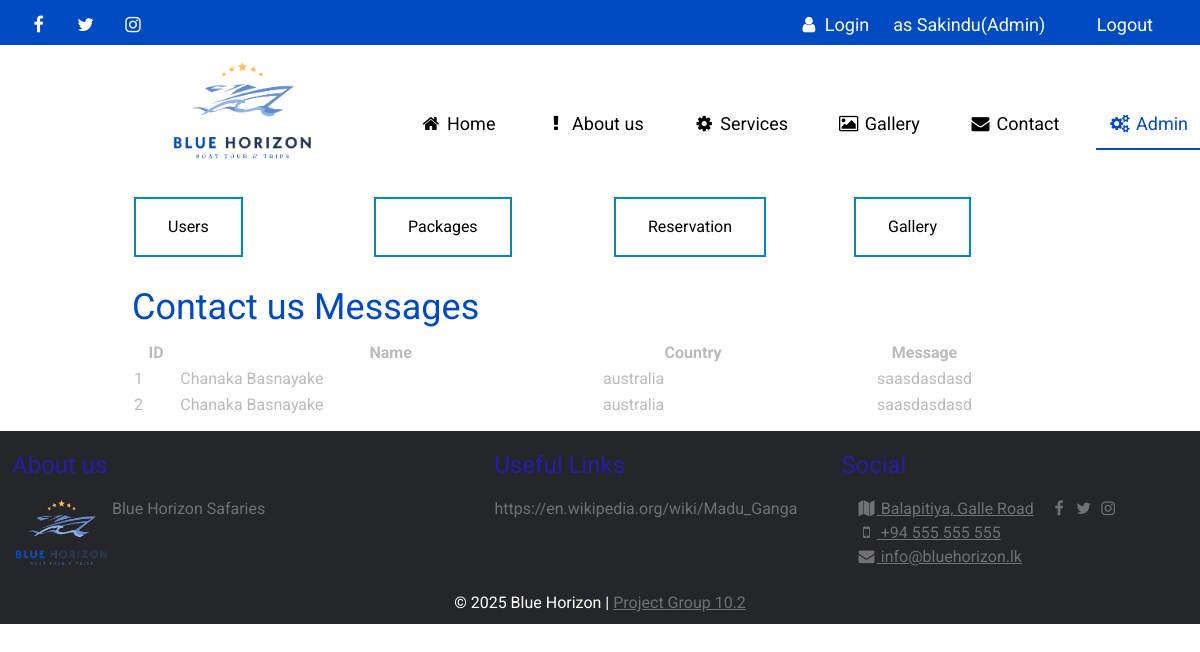
/admin.php (signed in), run on the app's committed database.
### tables this page shows
CREATE TABLE `contact`  (
  `id` int NOT NULL AUTO_INCREMENT,
  `dt` date NULL DEFAULT NULL,
  `fname` varchar(255) NULL DEFAULT NULL,
  `lname` varchar(255) NULL DEFAULT NULL,
  `country` varchar(255) NULL DEFAULT NULL,
  `message` text NULL,
  `ip` varchar(255) NULL DEFAULT NULL,
  `dt_send` datetime(0) NULL DEFAULT NULL,
  PRIMARY KEY (`id`) USING BTREE
);

### mysql.php (called while the page is built, shortened)
<?php
class mySQL
{
    protected $db_name = "bluesaf";
    protected $db_user = "root";
    protected $db_pass = "chanaka";
    protected $db_host = "localhost";
    public function execute($sql) {
        $con = new mysqli( $this->db_host, $this->db_user, $this->db_pass, $this->db_name );
        mysqli_set_charset($con,"utf8");
        $result=mysqli_query($con,$sql);
        return $result;
    }
}

### admin.php (the view, shortened to what this page needs)
<?php
require_once ("mysql.php");
$db=new mySQL();
$sql_c = "SELECT * FROM	contact";
$res_c=$db->execute($sql_c);
?>
<!doctype html>
<html lang="en">
<head>
    <?php include "inc-head.php"; ?>
</head>
<body>
<div class="container">
    <?php include "inc-header.php"; ?>
    <div class="text-content">
        <div class="col-4">
            <a href="user-list.php" class="button button2">Users</a>
        </div>
        <div class="col-4">
            <a href="pack-list.php" class="button button2">Packages</a>
        </div>
        <div class="col-4">
            <a href="book-list.php" class="button button2">Reservation</a>
        </div>
        <div class="col-4">
            <a href="gallery-list.php" class="button button2">Gallery</a>
        </div>
    </div>
    <div class="text-content">
        <div class="col-1">
            <div class="hd-1">Contact us Messages</div>
            <table width="100%">
                <thead>
                <tr>
                    <th>ID</th>
                    <th>Name</th>
                    <th>Country</th>
                    <th>Message</th>
                </tr>
                </thead>
                <tbody>
                <?php
                while ($row_c=mysqli_fetch_array($res_c)){
                    ?>
                    <tr>
                        <td><?=$row_c['id']?></td>
                        <td><?=$row_c['fname']?> <?=$row_c['lname']?></td>
                        <td><?=$row_c['country']?></td>
                        <td align="center"><?=$row_c['message']?></td>
                    </tr>
                    <?php
                }
                ?>
                </tbody>
            </table>
        </div>
    </div>
</div>
<?php include "inc-footer.php"; ?>
</body>
</html>

### css/style.css (style rules this page uses)
* { margin: 0; padding: 0; }
body { margin: 0; overflow-x: hidden; font-family: "Roboto", sans-serif; font-weight: 400; font-style: normal; }
.copy a { color: #717171; }
.hd-1 { font-size: 36px; margin-bottom: 20px; margin-top: 10px; color: #004ac2; }
.text-content { background-color: #ffffff; color: #bbbbbb; display: flex; line-height: 24px; width: 80vw; margin: 0 auto; }
.col-1 { padding: 12px 12px 12px 12px; width: 100%; }
.col-4 { padding: 12px 12px 12px 12px; width: 25%; }

### css/button.css (style rules this page uses)
.button { background-color: #04AA6D; border: none; color: white; padding: 16px 32px; text-align: center; text-decoration: none; display: inline-block; font-size: 16px; margin: 4px 2px; transition-duration: 0.4s; cursor: pointer; }
.button2 { background-color: white; color: black; border: 2px solid #008CBA; }

### data on the page
contact: id "1", fname "Chanaka", lname "Basnayake", country "australia", message "saasdasdasd"
contact: id "2", fname "Chanaka", lname "Basnayake", country "australia", message "saasdasdasd"

### other printed values
$_SESSION['fname'] "Sakindu"
user_level($_SESSION['level']) "Admin"
FOOT "© 2025 Blue Horizon | Project Group 10.2"
